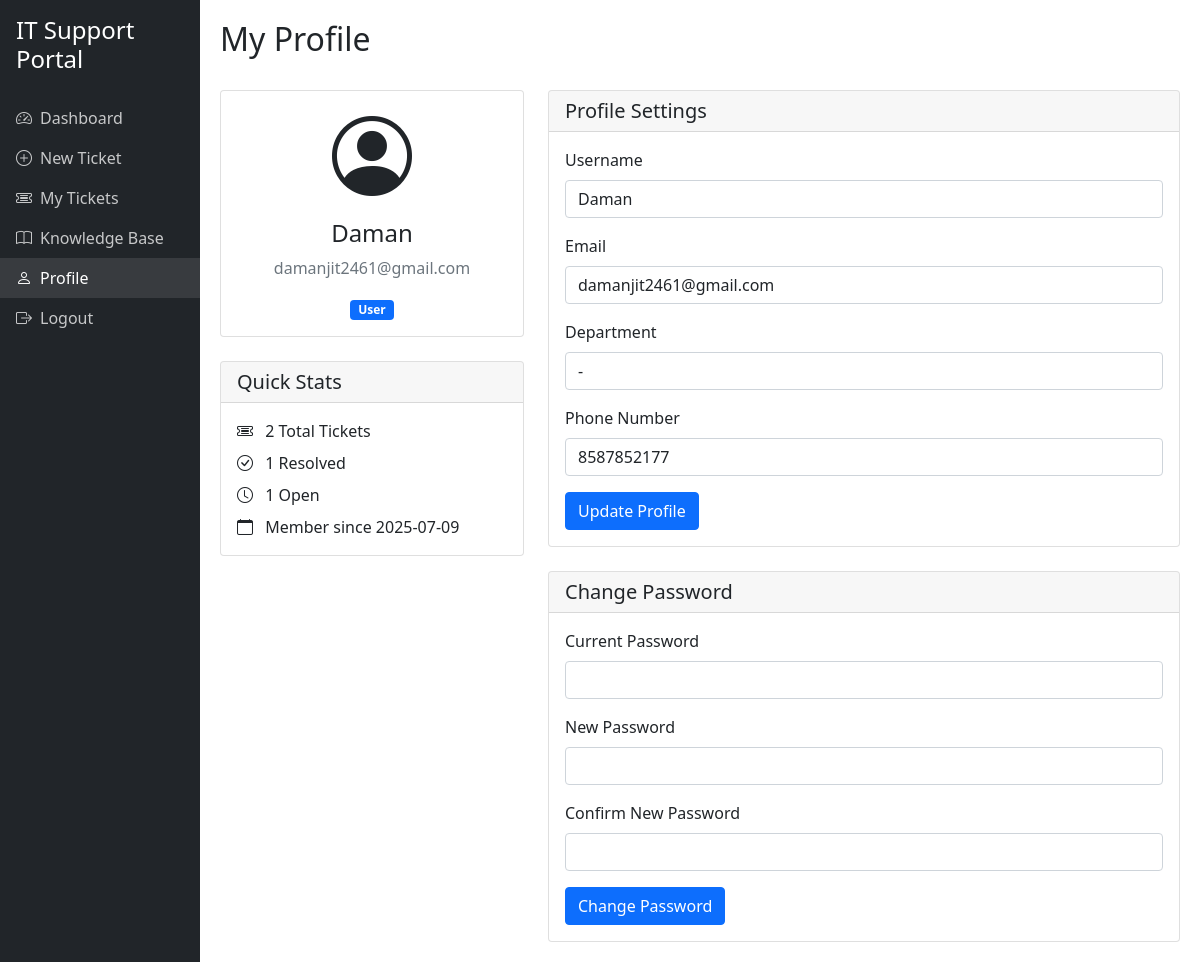
The page /profile (signed in) on the database its author committed.
### it-support-portal/app.py (models this page shows, shortened)
class User(UserMixin, db.Model):
    id = db.Column(db.Integer, primary_key=True)
    username = db.Column(db.String(80), unique=True, nullable=False)
    email = db.Column(db.String(120), unique=True, nullable=False)
    password_hash = db.Column(db.String(128))
    role = db.Column(db.String(20), nullable=False, default='user')
    department = db.Column(db.String(100))
    phone = db.Column(db.String(20))
    created_at = db.Column(db.DateTime, nullable=False, default=datetime.utcnow)
    tickets = db.relationship('Ticket', backref='user', lazy=True)
    articles = db.relationship('Article', backref='author', lazy=True)

### it-support-portal/app.py (the view, shortened to what this page needs)
@app.route('/profile', methods=['GET', 'POST'])
@login_required
def profile():
    total_tickets = Ticket.query.filter_by(user_id=current_user.id).count()
    resolved_tickets = Ticket.query.filter_by(user_id=current_user.id, status='resolved').count()
    open_tickets = Ticket.query.filter_by(user_id=current_user.id, status='open').count()
    return render_template('profile.html',
                         total_tickets=total_tickets,
                         resolved_tickets=resolved_tickets,
                         open_tickets=open_tickets)

### it-support-portal/app.py (called while the page is built)
@login_manager.user_loader
def load_user(user_id):
    return User.query.get(int(user_id))

### it-support-portal/templates/profile.html (shortened to what this page needs)
{% extends "base.html" %}
{% block content %}
<div class="d-flex justify-content-between align-items-center mb-4">
    <h2>My Profile</h2>
</div>
<div class="row">
    <div class="col-md-4">
        <div class="card mb-4">
            <div class="card-body text-center">
                <div class="avatar mb-3">
                    <i class="bi bi-person-circle display-1"></i>
                </div>
                <h4>{{ current_user.username }}</h4>
                <p class="text-muted">{{ current_user.email }}</p>
                <p class="mb-0">
                    <span class="badge bg-primary">{{ current_user.role|title }}</span>
                </p>
            </div>
        </div>
        <div class="card">
            <div class="card-header">
                <h5 class="mb-0">Quick Stats</h5>
            </div>
            <div class="card-body">
                <ul class="list-unstyled mb-0">
                    <li class="mb-2">
                        <i class="bi bi-ticket-detailed me-2"></i>
                        {{ total_tickets }} Total Tickets
                    </li>
                    <li class="mb-2">
                        <i class="bi bi-check-circle me-2"></i>
                        {{ resolved_tickets }} Resolved
                    </li>
                    <li class="mb-2">
                        <i class="bi bi-clock me-2"></i>
                        {{ open_tickets }} Open
                    </li>
                    <li>
                        <i class="bi bi-calendar me-2"></i>
                        Member since {{ current_user.created_at.strftime('%Y-%m-%d') }}
                    </li>
                </ul>
            </div>
        </div>
    </div>
    <div class="col-md-8">
        <div class="card mb-4">
            <div class="card-header">
                <h5 class="mb-0">Profile Settings</h5>
            </div>
            <div class="card-body">
                <form method="POST" action="{{ url_for('profile') }}">
                    <div class="mb-3">
                        <label for="username" class="form-label">Username</label>
                        <input type="text" class="form-control" id="username" name="username" value="{{ current_user.username }}" required>
                    </div>
                    <div class="mb-3">
                        <label for="email" class="form-label">Email</label>
                        <input type="email" class="form-control" id="email" name="email" value="{{ current_user.email }}" required>
                    </div>
                    <div class="mb-3">
                        <label for="department" class="form-label">Department</label>
                        <input type="text" class="form-control" id="department" name="department" value="{{ current_user.department }}">
                    </div>
                    <div class="mb-3">
                        <label for="phone" class="form-label">Phone Number</label>
                        <input type="tel" class="form-control" id="phone" name="phone" value="{{ current_user.phone }}">
                    </div>
                    <button type="submit" class="btn btn-primary">Update Profile</button>
                </form>
            </div>
        </div>
        <div class="card">
            <div class="card-header">
                <h5 class="mb-0">Change Password</h5>
            </div>
            <div class="card-body">
                <form method="POST" action="{{ url_for('profile') }}">
                    <div class="mb-3">
                        <label for="current_password" class="form-label">Current Password</label>
                        <input type="password" class="form-control" id="current_password" name="current_password" required>
                    </div>
                    <div class="mb-3">
                        <label for="new_password" class="form-label">New Password</label>
                        <input type="password" class="form-control" id="new_password" name="new_password" required>
                    </div>
                    <div class="mb-3">
                        <label for="confirm_password" class="form-label">Confirm New Password</label>
                        <input type="password" class="form-control" id="confirm_password" name="confirm_password" required>
                    </div>
                    <button type="submit" class="btn btn-primary">Change Password</button>
                </form>
            </div>
        </div>
    </div>
</div>
{% endblock %}

### rows shown on the page
User: username "Daman", email "damanjit2461@gmail.com", role "User", created_at "2025-07-09", department "-", phone "8587852177"

### other values the page prints
{{ total_tickets }} "2"
{{ resolved_tickets }} "1"
{{ open_tickets }} "1"
